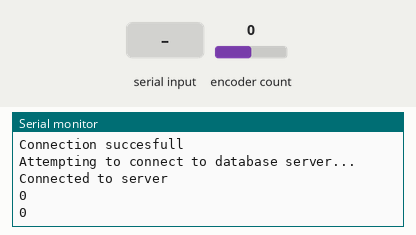
This sketch was run on a simulated Arduino MKR. Shown: the last lines printed to the serial monitor. The inputs (shaded band) are chosen by the test bench; at power-on: encoder count 0. WiFi joins after 1.5 s; servers stay silent unless stated; uploads are accepted with an empty reply.

Above: at 2.9 s.
3.0 s: "1" received over the second serial link
At 3.96 s:
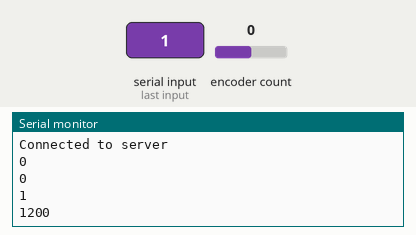
4.5 s: "0" received over the second serial link
At 4.76 s:
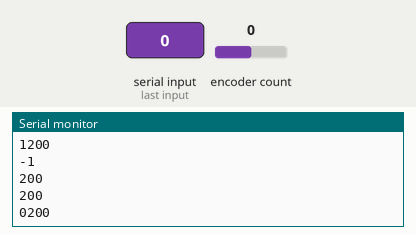
Timing chart, 0 to 7.5 s (numbered marks = the images above; inputs shaded):
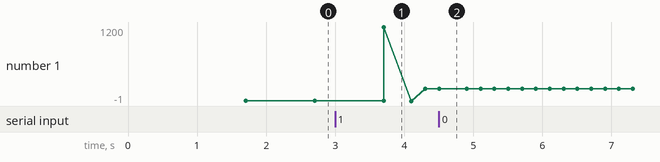

The sketch:

OEE_Linear_Feet_Counter.ino
```cpp
//Arduino Due ordered to implement the keyboardcontroller method to have the scan gun functioning
//#include <KeyboardController.h>

//Required WiFi network libraries and initializers
#include <WiFiNINA.h>
#include <ArduinoHttpClient.h>
//Controller, database IP address & port information
int    HTTP_PORT   = 8080;
char   HOST_NAME[] = "10.104.50.99";
WiFiClient wifi;
HttpClient httpClient = HttpClient(wifi, HOST_NAME, HTTP_PORT);

//Required digital encoder libray
#include <Encoder.h>

#include <SoftwareSerial.h>
#define Rx 0
#define Tx 1

SoftwareSerial BTSerial(Rx, Tx);

//WiFi network information
char   ssid[]      = "UPG-Corp";
char   pass[]      = "W3rUPG2014!";

//Initialize digital pins 2 and 3 to read encoder
Encoder encoder(2, 3);

//Static Parameters
String WC_ID       = "167";
String department  = "FILTER";

//Dynamic Parameters
double linearFeet = 0;
//String jobStatus = "CLOSED";
String objectID;

//Required to have software reset function
void(* resetFunc) (void) = 0;

//We can eliminate String jobStatus if this is proven
void loop() {
  //Serial.print(BTSerial.available());
  int availableBytes = BTSerial.available();
  Serial.println(availableBytes);
  if(BTSerial.available() > 0) {
    //String ordNumber = "";
    char orderNumber[availableBytes];
    char rescan[availableBytes];
    for(int i = 0; i < availableBytes; i++) {
      orderNumber[i] = BTSerial.read();
      Serial.print(orderNumber[i]);
    }
    httpClient.post("http://" + ((String) HOST_NAME) + ":" + HTTP_PORT + "/entry/post/" + department + "/" + WC_ID + "/" + linearFeet); //Creates entry in controller
    Serial.println(httpClient.responseStatusCode());
    Serial.println(httpClient.responseBody());

    httpClient.get("http://" + ((String) HOST_NAME) + ":" + HTTP_PORT + "/getID"); //Retrieves ID from database
    Serial.println(httpClient.responseStatusCode());
    objectID = (String) httpClient.responseBody();
    //Serial.println(objectID);

//Need IT to disable security blocking IP requests or another possible way to make this to work
//    httpClient.put("http://" + ((String) HOST_NAME) + ":" + HTTP_PORT + "/orderInfo/" + objectID + "/" + ((String) orderNumber)); //Initiates SAP Query to find item number to track
//    Serial.println(httpClient.responseStatusCode());
//    Serial.println(httpClient.responseBody());

  while(strcmp(rescan, orderNumber) != 0) {
    if(BTSerial.available() > 0 && availableBytes == BTSerial.available()) {
      for(int j = 0; j < availableBytes; j++) {
        rescan[j] = BTSerial.read();
        Serial.print(rescan[j]);
        }
    }
      linearFeet = ((double) encoder.read()) / 1220;
      httpClient.put("http://" + ((String) HOST_NAME) + ":" + HTTP_PORT + "/entry/linearFeetUpdate/" + objectID + "/" + linearFeet);
      Serial.println(httpClient.responseStatusCode());
      Serial.println(httpClient.responseBody());
    }
    httpClient.put("http://" + ((String) HOST_NAME) + ":" + HTTP_PORT + "/entry/endTimeUpdate/" + objectID);
    Serial.println(httpClient.responseStatusCode());
    Serial.println(httpClient.responseBody());
    Serial.println("REBOOTING");
    resetFunc();
  }
  delay(1000);
}

//Connects to the WiFi network, SpringBoot controller and JPA Repository database.
//If it fails, it will remain stuck in setup until the device is reset.
void setup() {
  //Initialize serial reader @ specified speed [9600 BAUD]
  Serial.begin(9600);
  BTSerial.begin(9600);
  //Begin connection to WiFi
  WiFi.begin(ssid, pass);
  Serial.print("Attempting to connect to network: ");
  Serial.println(ssid);
  while(WiFi.status() != WL_CONNECTED){
    Serial.println("Connection failed");
    while(true);
  }
  Serial.println("Connection succesfull");
  Serial.println("Attempting to connect to database server...");
  //Begin connection to Database
  if(wifi.connect(HOST_NAME, HTTP_PORT)){
    Serial.println("Connected to server");
  } else {
    Serial.println("Couldn't connect to database server");
    while(true);
  }
}
```

Measured:
- after the input at 3.0 s, the serial monitor: prints a new line after 0.70 s (image 1)
- after the input at 4.5 s, the serial monitor: prints a new line at once (image 2)
- plotted number 1: 0 → 200 after the input at 3.0 s
